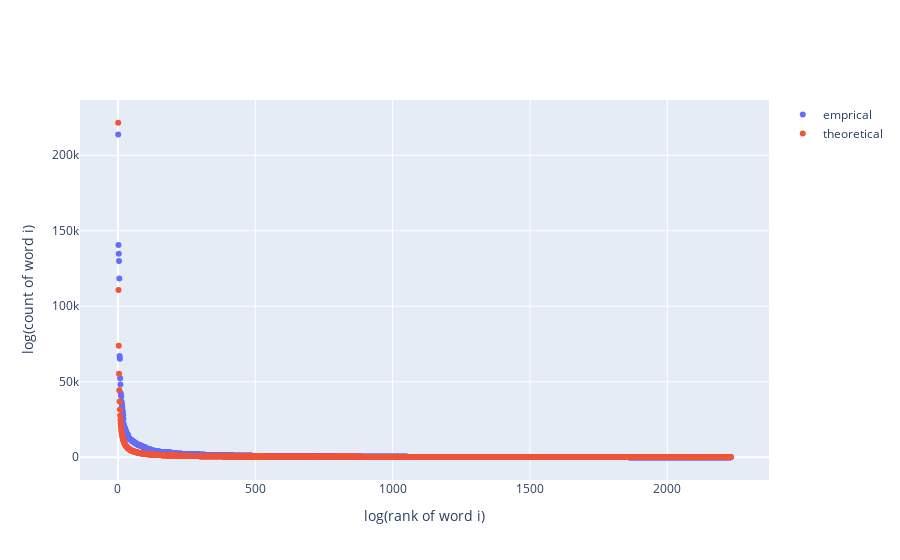

Write notebook code for a chart like this one.
### Code cell
x = df.index.values
y = df['count']

trace1 = go.Scatter(
    x = x,
    y = y,
    mode = 'markers',
    name = 'emprical'
)

x = df.index.values
y = df['predicted_proportion'] * n_tokens

trace2 = go.Scatter(
    x = x,
    y = y,
    mode = 'markers',
    name = 'theoretical'
)

data = [trace1, trace2]
fig = go.Figure(data=data, layout=layout)
py.iplot(fig)

### Figure 1 — Plotly figure (JSON) as saved in the notebook; plotly's stock layout.template omitted (floating-point values rounded to 4 significant figures; data arrays with more than 128 entries replaced by an {"elided": "..."} marker saying what was removed)
{"data": [{"mode": "markers", "name": "emprical", "type": "scatter", "x": {"elided": "2231 int values"}, "y": {"elided": "2231 int values"}}, {"mode": "markers", "name": "theoretical", "type": "scatter", "x": {"elided": "2231 int values"}, "y": {"elided": "2231 float values"}}], "layout": {"xaxis": {"title": {"text": "log(rank of word i)"}}, "yaxis": {"title": {"text": "log(count of word i)"}}}}
